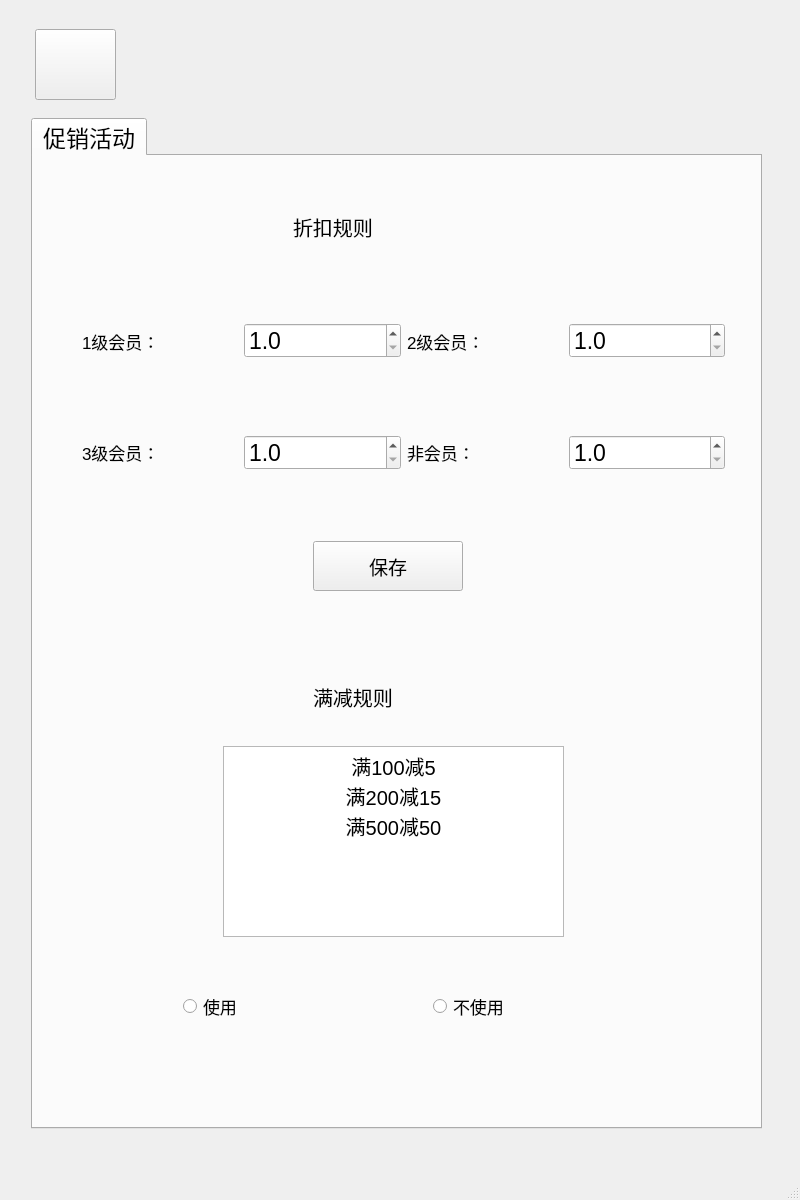
<?xml version="1.0" encoding="UTF-8"?>
<ui version="4.0">
 <class>shangjiaMainWindow</class>
 <widget class="QMainWindow" name="shangjiaMainWindow">
  <property name="geometry">
   <rect>
    <x>0</x>
    <y>0</y>
    <width>800</width>
    <height>1200</height>
   </rect>
  </property>
  <property name="windowTitle">
   <string>MainWindow</string>
  </property>
  <widget class="QWidget" name="centralwidget">
   <layout class="QHBoxLayout" name="horizontalLayout">
    <item>
     <spacer name="horizontalSpacer">
      <property name="orientation">
       <enum>Qt::Horizontal</enum>
      </property>
      <property name="sizeHint" stdset="0">
       <size>
        <width>40</width>
        <height>20</height>
       </size>
      </property>
     </spacer>
    </item>
    <item>
     <widget class="QWidget" name="widget" native="true">
      <property name="sizePolicy">
       <sizepolicy hsizetype="Expanding" vsizetype="Expanding">
        <horstretch>0</horstretch>
        <verstretch>0</verstretch>
       </sizepolicy>
      </property>
      <property name="minimumSize">
       <size>
        <width>750</width>
        <height>750</height>
       </size>
      </property>
      <property name="styleSheet">
       <string notr="true">background-image: url(:/purewhite.jpeg);</string>
      </property>
      <widget class="QTabWidget" name="tabWidget">
       <property name="geometry">
        <rect>
         <x>6</x>
         <y>109</y>
         <width>731</width>
         <height>1011</height>
        </rect>
       </property>
       <property name="minimumSize">
        <size>
         <width>0</width>
         <height>581</height>
        </size>
       </property>
       <property name="sizeIncrement">
        <size>
         <width>0</width>
         <height>0</height>
        </size>
       </property>
       <property name="font">
        <font>
         <pointsize>17</pointsize>
        </font>
       </property>
       <property name="styleSheet">
        <string notr="true">background-image: url(:/back.png);</string>
       </property>
       <property name="currentIndex">
        <number>0</number>
       </property>
       <widget class="QWidget" name="tab_2">
        <attribute name="title">
         <string>促销活动</string>
        </attribute>
        <widget class="QWidget" name="widget_2" native="true">
         <property name="geometry">
          <rect>
           <x>20</x>
           <y>10</y>
           <width>701</width>
           <height>951</height>
          </rect>
         </property>
         <widget class="QWidget" name="widget_5" native="true">
          <property name="geometry">
           <rect>
            <x>20</x>
            <y>10</y>
            <width>661</width>
            <height>441</height>
           </rect>
          </property>
          <layout class="QVBoxLayout" name="verticalLayout">
           <item>
            <widget class="QWidget" name="widget_8" native="true">
             <widget class="QLabel" name="label_5">
              <property name="geometry">
               <rect>
                <x>220</x>
                <y>10</y>
                <width>201</width>
                <height>81</height>
               </rect>
              </property>
              <property name="font">
               <font>
                <pointsize>15</pointsize>
               </font>
              </property>
              <property name="text">
               <string>折扣规则</string>
              </property>
             </widget>
            </widget>
           </item>
           <item>
            <widget class="QWidget" name="widget_7" native="true">
             <layout class="QHBoxLayout" name="horizontalLayout_3">
              <item>
               <widget class="QLabel" name="label">
                <property name="font">
                 <font>
                  <pointsize>13</pointsize>
                 </font>
                </property>
                <property name="text">
                 <string>1级会员：</string>
                </property>
               </widget>
              </item>
              <item>
               <widget class="QDoubleSpinBox" name="doubleSpinBox_1">
                <property name="decimals">
                 <number>1</number>
                </property>
                <property name="minimum">
                 <double>1.000000000000000</double>
                </property>
                <property name="maximum">
                 <double>10.000000000000000</double>
                </property>
                <property name="singleStep">
                 <double>0.100000000000000</double>
                </property>
                <property name="value">
                 <double>1.000000000000000</double>
                </property>
               </widget>
              </item>
              <item>
               <widget class="QLabel" name="label_2">
                <property name="font">
                 <font>
                  <pointsize>13</pointsize>
                 </font>
                </property>
                <property name="text">
                 <string>2级会员：</string>
                </property>
               </widget>
              </item>
              <item>
               <widget class="QDoubleSpinBox" name="doubleSpinBox_2">
                <property name="decimals">
                 <number>1</number>
                </property>
                <property name="minimum">
                 <double>1.000000000000000</double>
                </property>
                <property name="maximum">
                 <double>10.000000000000000</double>
                </property>
                <property name="singleStep">
                 <double>0.100000000000000</double>
                </property>
               </widget>
              </item>
             </layout>
            </widget>
           </item>
           <item>
            <widget class="QWidget" name="widget_6" native="true">
             <layout class="QHBoxLayout" name="horizontalLayout_2">
              <item>
               <widget class="QLabel" name="label_3">
                <property name="font">
                 <font>
                  <pointsize>13</pointsize>
                 </font>
                </property>
                <property name="text">
                 <string>3级会员：</string>
                </property>
               </widget>
              </item>
              <item>
               <widget class="QDoubleSpinBox" name="doubleSpinBox_3">
                <property name="decimals">
                 <number>1</number>
                </property>
                <property name="minimum">
                 <double>1.000000000000000</double>
                </property>
                <property name="maximum">
                 <double>10.000000000000000</double>
                </property>
                <property name="singleStep">
                 <double>0.100000000000000</double>
                </property>
               </widget>
              </item>
              <item>
               <widget class="QLabel" name="label_4">
                <property name="font">
                 <font>
                  <pointsize>13</pointsize>
                 </font>
                </property>
                <property name="text">
                 <string>非会员：</string>
                </property>
               </widget>
              </item>
              <item>
               <widget class="QDoubleSpinBox" name="doubleSpinBox">
                <property name="decimals">
                 <number>1</number>
                </property>
                <property name="minimum">
                 <double>1.000000000000000</double>
                </property>
                <property name="maximum">
                 <double>10.000000000000000</double>
                </property>
                <property name="singleStep">
                 <double>0.100000000000000</double>
                </property>
               </widget>
              </item>
             </layout>
            </widget>
           </item>
           <item>
            <widget class="QWidget" name="widget_10" native="true">
             <widget class="QPushButton" name="savebt">
              <property name="geometry">
               <rect>
                <x>240</x>
                <y>30</y>
                <width>150</width>
                <height>50</height>
               </rect>
              </property>
              <property name="font">
               <font>
                <pointsize>14</pointsize>
               </font>
              </property>
              <property name="styleSheet">
               <string notr="true">background-image: url(:/back_a.png);</string>
              </property>
              <property name="text">
               <string>保存</string>
              </property>
             </widget>
            </widget>
           </item>
          </layout>
         </widget>
         <widget class="QWidget" name="widget_9" native="true">
          <property name="geometry">
           <rect>
            <x>20</x>
            <y>480</y>
            <width>661</width>
            <height>451</height>
           </rect>
          </property>
          <widget class="QTextBrowser" name="textBrowser">
           <property name="geometry">
            <rect>
             <x>150</x>
             <y>100</y>
             <width>341</width>
             <height>191</height>
            </rect>
           </property>
           <property name="styleSheet">
            <string notr="true">background-image: url(:/back_a.png);</string>
           </property>
           <property name="html">
            <string>&lt;!DOCTYPE HTML PUBLIC &quot;-//W3C//DTD HTML 4.0//EN&quot; &quot;http://www.w3.org/TR/REC-html40/strict.dtd&quot;&gt;
&lt;html&gt;&lt;head&gt;&lt;meta name=&quot;qrichtext&quot; content=&quot;1&quot; /&gt;&lt;style type=&quot;text/css&quot;&gt;
p, li { white-space: pre-wrap; }
&lt;/style&gt;&lt;/head&gt;&lt;body style=&quot; font-family:'SimSun'; font-size:9pt; font-weight:400; font-style:normal;&quot;&gt;
&lt;p align=&quot;center&quot; style=&quot; margin-top:0px; margin-bottom:0px; margin-left:0px; margin-right:0px; -qt-block-indent:0; text-indent:0px;&quot;&gt;&lt;span style=&quot; font-family:'SimSun'; font-size:15pt;&quot;&gt;满100减5&lt;/span&gt;&lt;/p&gt;
&lt;p align=&quot;center&quot; style=&quot; margin-top:0px; margin-bottom:0px; margin-left:0px; margin-right:0px; -qt-block-indent:0; text-indent:0px;&quot;&gt;&lt;span style=&quot; font-family:'SimSun'; font-size:15pt;&quot;&gt;满200减15&lt;/span&gt;&lt;/p&gt;
&lt;p align=&quot;center&quot; style=&quot; margin-top:0px; margin-bottom:0px; margin-left:0px; margin-right:0px; -qt-block-indent:0; text-indent:0px;&quot;&gt;&lt;span style=&quot; font-family:'SimSun'; font-size:15pt;&quot;&gt;满500减50&lt;/span&gt;&lt;/p&gt;&lt;/body&gt;&lt;/html&gt;</string>
           </property>
          </widget>
          <widget class="QRadioButton" name="trueRB">
           <property name="geometry">
            <rect>
             <x>110</x>
             <y>320</y>
             <width>171</width>
             <height>80</height>
            </rect>
           </property>
           <property name="font">
            <font>
             <pointsize>13</pointsize>
            </font>
           </property>
           <property name="text">
            <string>使用</string>
           </property>
          </widget>
          <widget class="QRadioButton" name="falseRB">
           <property name="geometry">
            <rect>
             <x>360</x>
             <y>320</y>
             <width>171</width>
             <height>80</height>
            </rect>
           </property>
           <property name="font">
            <font>
             <pointsize>13</pointsize>
            </font>
           </property>
           <property name="text">
            <string>不使用</string>
           </property>
          </widget>
          <widget class="QLabel" name="label_6">
           <property name="geometry">
            <rect>
             <x>240</x>
             <y>30</y>
             <width>271</width>
             <height>41</height>
            </rect>
           </property>
           <property name="font">
            <font>
             <pointsize>15</pointsize>
            </font>
           </property>
           <property name="text">
            <string>满减规则</string>
           </property>
          </widget>
         </widget>
        </widget>
       </widget>
      </widget>
      <widget class="QWidget" name="widget_3" native="true">
       <property name="geometry">
        <rect>
         <x>10</x>
         <y>10</y>
         <width>531</width>
         <height>91</height>
        </rect>
       </property>
       <widget class="QPushButton" name="pushButton">
        <property name="geometry">
         <rect>
          <x>0</x>
          <y>10</y>
          <width>81</width>
          <height>71</height>
         </rect>
        </property>
        <property name="font">
         <font>
          <pointsize>15</pointsize>
         </font>
        </property>
        <property name="styleSheet">
         <string notr="true">border-image: url(:/return.jpg);</string>
        </property>
        <property name="text">
         <string/>
        </property>
       </widget>
       <widget class="QLabel" name="label_7">
        <property name="geometry">
         <rect>
          <x>280</x>
          <y>30</y>
          <width>221</width>
          <height>51</height>
         </rect>
        </property>
        <property name="font">
         <font>
          <pointsize>13</pointsize>
         </font>
        </property>
        <property name="text">
         <string/>
        </property>
       </widget>
      </widget>
      <widget class="QWidget" name="widget_4" native="true">
       <property name="geometry">
        <rect>
         <x>600</x>
         <y>20</y>
         <width>81</width>
         <height>81</height>
        </rect>
       </property>
       <property name="styleSheet">
        <string notr="true">border-image: url(:/pekingU.jpg!con);</string>
       </property>
      </widget>
     </widget>
    </item>
    <item>
     <spacer name="horizontalSpacer_2">
      <property name="orientation">
       <enum>Qt::Horizontal</enum>
      </property>
      <property name="sizeHint" stdset="0">
       <size>
        <width>40</width>
        <height>20</height>
       </size>
      </property>
     </spacer>
    </item>
   </layout>
  </widget>
  <widget class="QMenuBar" name="menubar">
   <property name="geometry">
    <rect>
     <x>0</x>
     <y>0</y>
     <width>800</width>
     <height>21</height>
    </rect>
   </property>
  </widget>
  <widget class="QStatusBar" name="statusbar"/>
 </widget>
 <resources/>
 <connections/>
</ui>
